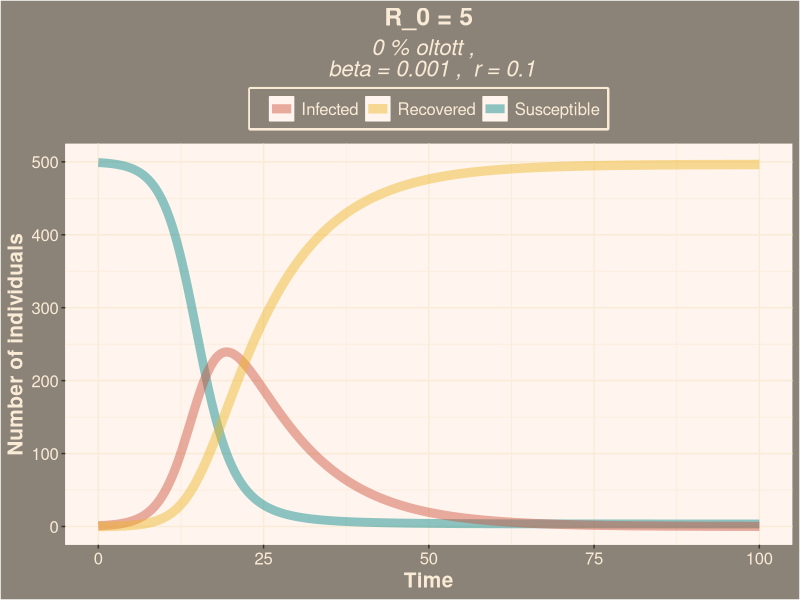
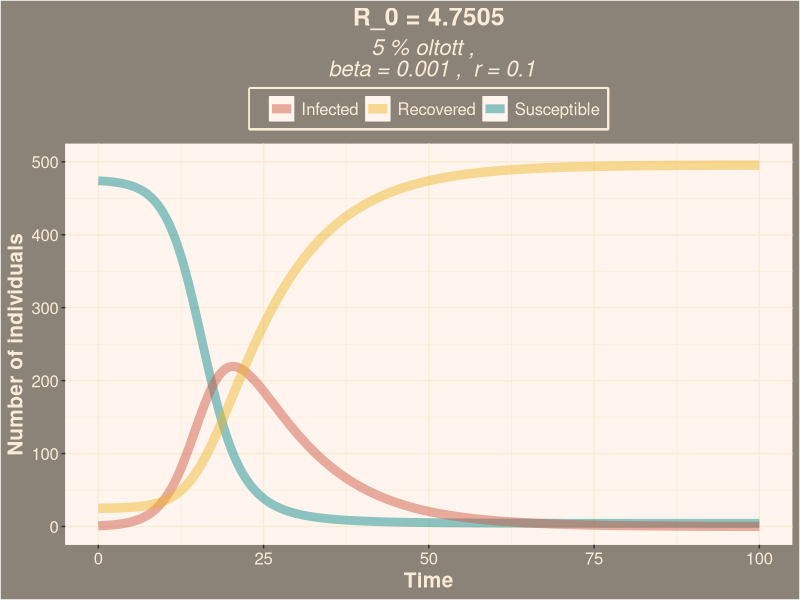
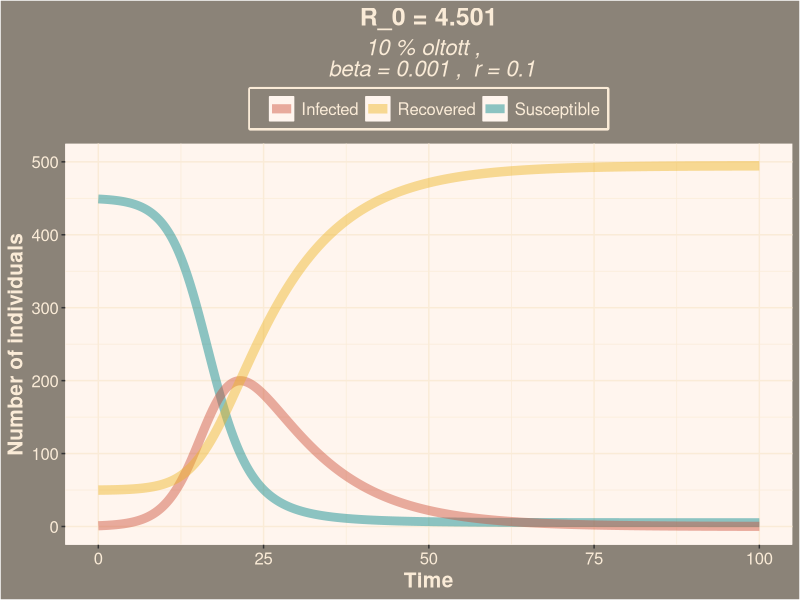
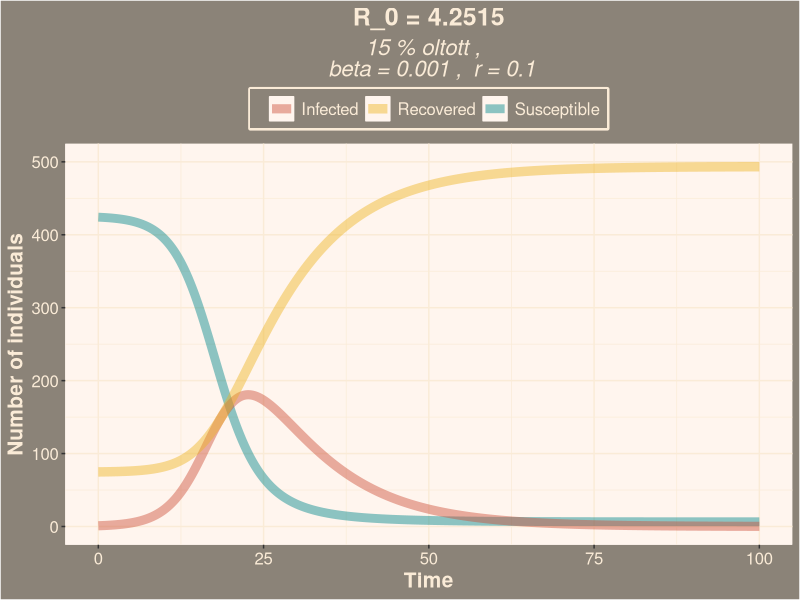
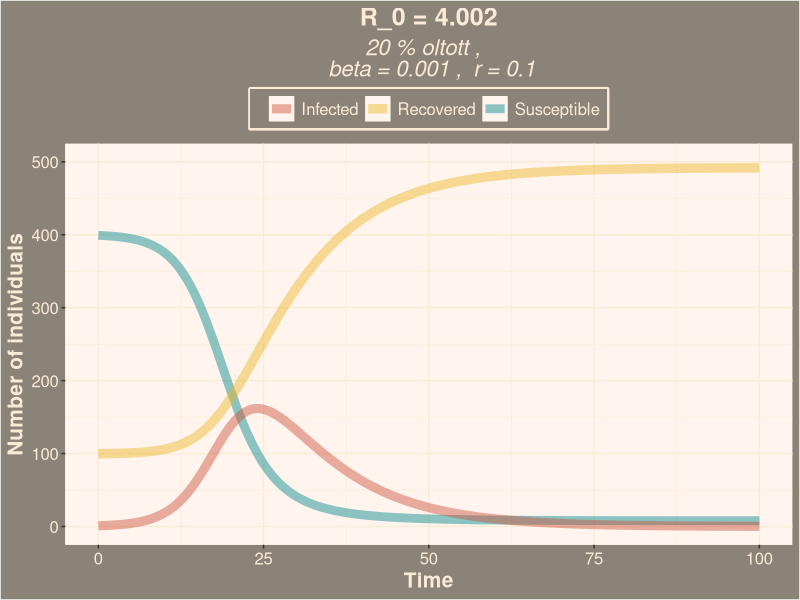
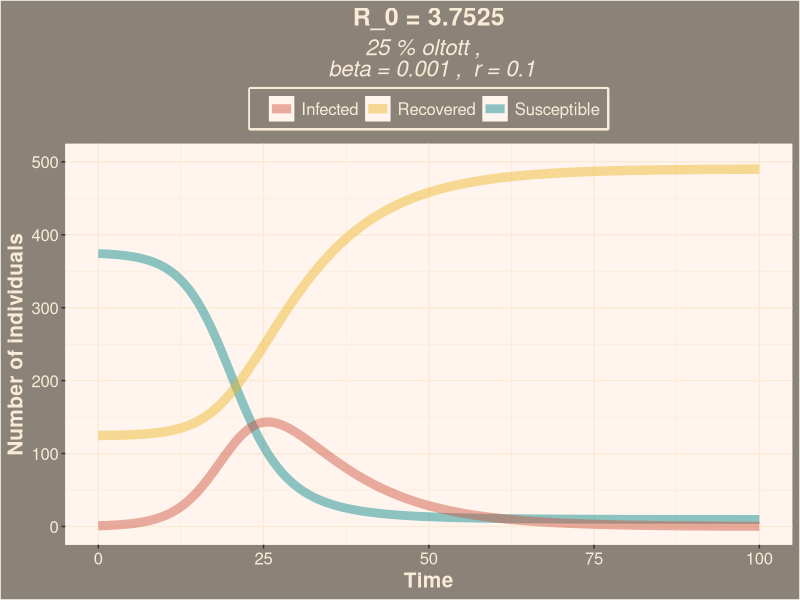
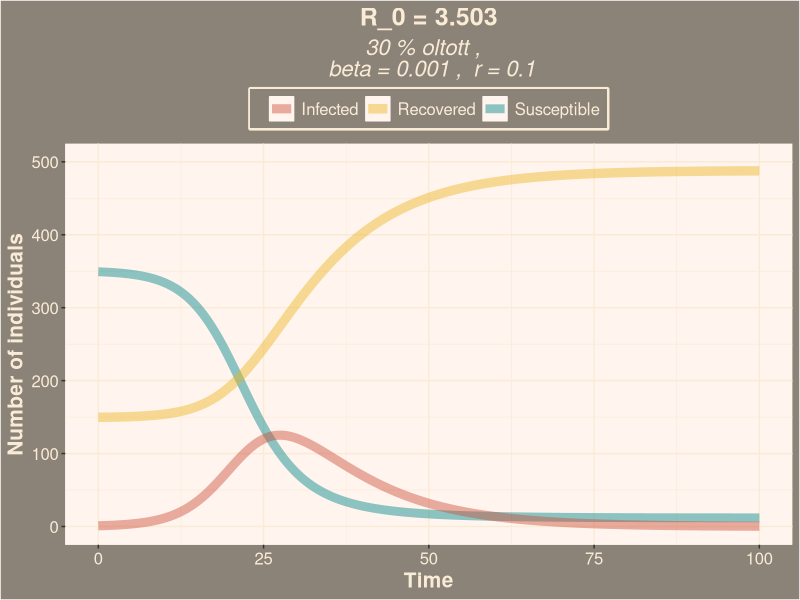
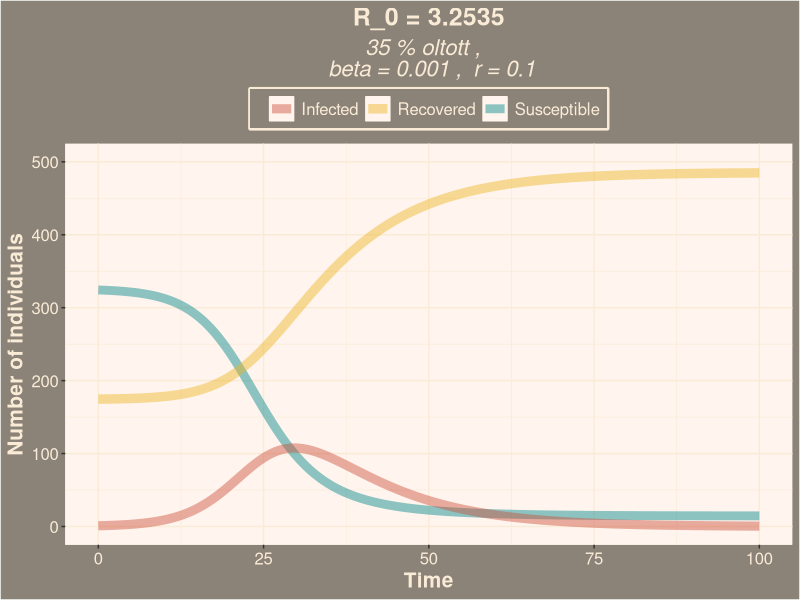

These figures' R source, in order:
##########################################################
# Starting script to the module 'SIR models of epidemics'
##########################################################

# implements the basic SIR model, and plots simulation results

## Here you only need to know basic things:
##  #	To make comments
##  <-	Assigning a value to a symbol
##  c	To create a vector c(v1, v2, ..., vn)
##  e	is *10^
##  seq(a,b,c)	To create a sequence from a to b with intervals c


###################################
# FUNCTION DEFINITIONS
###################################

###
# SIR <- function(t, x, parms)
# Use: calculates the derivatives for the SIR model
# Input: 
#      t: time (not used here, because there is no explicit time dependence)
#      x: vector of the current values of all variables (S, I, R)
#      parms: vector of all parameter values
# Output:
#      der: vector of derivatives

# To use the lsoda function, the model function has to be a function of t (time),
# x (the vector of the variables) and parms (the parameters of the model).

SIR <- function(t, x, parms){
  
  # Beta and r are not global variables. This means that if you type beta in R, the output will be 'beta',
  # and not its value. You have to specify that you want to use the value of beta from 'parms' to solve the ODEs.
  # Similarly, the variables of the model are taken from the vector x. This is done by the 'with' function.
  
  with(as.list(c(parms,x)),{
    dS <- - beta*S*I
    dI <- + beta*S*I - r*I
    dR <- r*I         # Note: because S+I+R=constant, this equation could actually be omitted,
    # and R at any time point could simply be calculated as N-S-I.
    der <- c(dS, dI,dR)
    list(der)  # the output must be returned    
  }) # end of 'with'
  
}  # end of function definition


###########################
# MAIN PROGRAM
###########################

### LOAD LIBRARIES
#load R library for ordinary differential equation solvers
library(deSolve)

### INITIALIZE PARAMETER SETTINGS
for (v in 0:20) {
  f = v/20
  index = f*100
  S0 = 499
  parms <- c(beta=1e-3, r=1e-1)		# set the parameters of the model
  inits <- c(S=(1-f)*S0, I=1, R=f*S0)		# set the initial values
  dt    <- seq(0,100,0.1)			# set the time points for evaluation
  
  
  # Calculate and print R_0 on the screen
  N <- sum(inits)
  R_0 <- with(as.list(parms),{beta*(N-f*S0)/r})
  print(paste("hany szazalek oltott", index))
  print(paste("R_0 =",R_0),quote=FALSE)
  
  
  ### SIMULATE THE MODEL
  
  ## Use lsoda to solve the differential equations numerically. The syntax should be
  ## lsoda(initial values, time points, function, parameters)
  
  simulation <- as.data.frame(lsoda(inits, dt, SIR, parms=parms)) # this way our set 'parms' will be used as default
  
  ### PLOT THE OUTPUT
  
  # If you remove the # before pdf(...) and dev.off(), the output will be written in a pdf file,
  # in the working directory. If you don't, a window containing your graph will just pop up.
  
  #pdf("startingscript.pdf")
  #par(cex=1.7)
  # Plot S according to time, in blue, and add the graph I and R according to time,
  # in red and dark green respectively. Call help(plot) for further details.
  
  attach(simulation) # this command allows you to refer to the columns of the data frame directly.
  library(ggplot2)
  
  title = paste("R_0 = ",R_0, sep = "")
  beta = parms[1]
  r = parms[2]
  beta2 = paste("beta = ",beta, sep = "")
  r2 = paste("r = ",r,sep = "")
  percent = paste(index, "% oltott")
  subtitle = paste(percent,", ","\n",beta2,", ",r2)
  
  plot = ggplot(simulation, aes(x = time)) + 
    geom_line(aes(y = S, colour = "Susceptible"), size=3, alpha=0.45) + 
    geom_line(aes(y = I, colour = "Infected"), size=3.1, alpha=0.45) + 
    geom_line(aes(y = R, colour = "Recovered"), size=3.2, alpha=0.45) +
    ylab(label="Number of individuals") + 
    xlab("Time") +
    ggtitle(title, subtitle = subtitle) +
    scale_color_manual(name = " ",
                       values = c("Susceptible" = "turquoise4", "Infected" = "tomato3", "Recovered" = "goldenrod2")) +
    theme(plot.background = element_rect(fill = "antiquewhite4"),
          legend.background = element_rect(fill = "antiquewhite4"),
          plot.title = element_text(size = 18, lineheight=.8, hjust=0.5, face="bold", colour="antiquewhite"),
          plot.subtitle = element_text(size = 16, lineheight=.8, hjust=0.5, face="italic", colour="antiquewhite"),
          axis.title = element_text(size = 15, face="bold",colour="antiquewhite"),
          axis.text = element_text(size = 12,colour="antiquewhite"),
          legend.position="top",
          legend.key = element_rect(fill = "seashell"),
          legend.text = element_text(size = 12,colour="antiquewhite"),
          legend.box.background = element_rect(colour = "antiquewhite", size=1.5),
          panel.background = element_rect(fill = "seashell", colour = "seashell", size = 0.5, linetype = "solid"),
          panel.grid.major = element_line(size = 0.5, linetype = 'solid', colour = "antiquewhite"), 
          panel.grid.minor = element_line(size = 0.25, linetype = 'solid', colour = "antiquewhite"))+
    expand_limits(y=c(0,500))
  print(plot)
  
  detach(simulation) # clean up the search path
}
